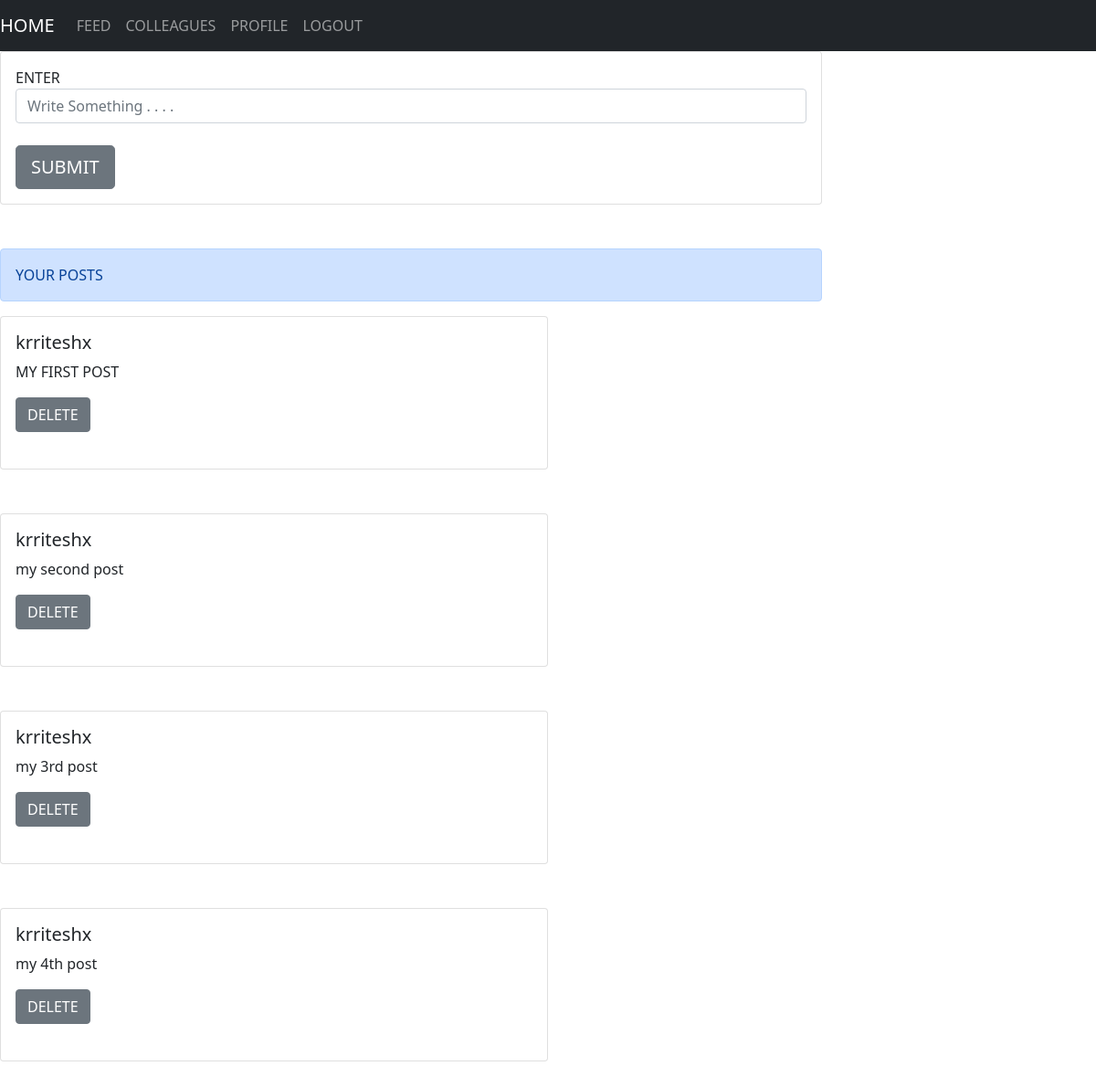
The app's page /profile (signed in) with its own data.
### app.py (models this page shows, shortened)
class User(db.Model,UserMixin):
    id=db.Column(db.Integer,primary_key=True)
    username=db.Column(db.String(20),nullable=False,unique=True)
    email=db.Column(db.String(120),nullable=False)
    password=db.Column(db.String(60),nullable=False)
    colleague=db.Column(db.String(500),default=",")

### routes.py (the view)
@app.route('/profile',methods=['GET','POST'])
@login_required
def profile():
    P=Posts.query.all()
    d={}
    for i in P:
        if(i.uid==current_user.id):
            ar=[]
            ar.append(i.caption)
            ar.append(i.username)
            d[i.id]=ar
    return render_template('profile.html',d=d)

### app.py (called while the page is built)
@login_manager.user_loader
def load_user(user_id):
    return User.query.get(int(user_id))

### templates/profile.html
{% extends 'base1.html' %}
{% block content1 %}
<div class="card w-75">
    <div class="card-body">
        <form method="post" action="{{url_for('upload')}}">
            <div class="form-group">
                <label for="caption">ENTER</label>
                <input type="textarea" class="form-control" id="caption" name="caption" placeholder="Write Something . . . .">
            </div>
            <br>
            <input type="submit" value="SUBMIT" class="btn btn-secondary btn-lg btn-block">
        </form>
    </div>
  </div>
    <br>
    <br>
<div class="alert alert-primary w-75" role="alert">
    YOUR POSTS
  </div>
    {% for id,arr in d.items() %}
        <div class="card w-50">
            <div class="card-body">
              <h5 class="card-title">{{arr[1]}}</h5>
              <p class="card-text">{{arr[0]}}</p>
              <form action="{{url_for('delete',pid=id)}}",method='post'>
                <input type="submit" name="submit" value="DELETE" class="btn btn-secondary">
            </form>
            <br>
            </div>
          </div>
    <br>
    <br>
    {% endfor %}
{% endblock %}

### records on screen
User: username "krriteshx", arr "MY FIRST POST", arr "my second post", arr "my 3rd post", arr "my 4th post"
